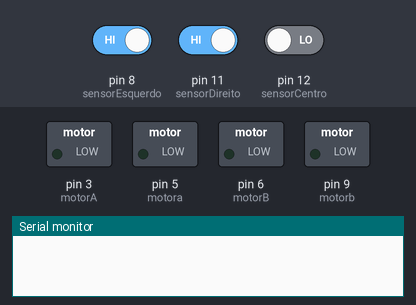
Simulated run of this sketch. Board: Arduino Uno, built with avr-gcc and run on an emulated ATmega328P. Shown: switched loads named in the sketch (green lamp = pin HIGH), the last lines printed to the serial monitor. The inputs (shaded band) are chosen by the test bench; at power-on: pin 8 (sensorEsquerdo) HIGH, pin 11 (sensorDireito) HIGH, pin 12 (sensorCentro) LOW.

Above: at 1.2 s.
1.3 s: pin 8 (sensorEsquerdo) driven LOW and pin 11 (sensorDireito) driven LOW and pin 12 (sensorCentro) driven HIGH
At 2.5 s:
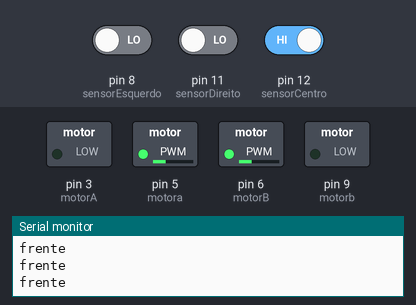
2.8 s: pin 8 (sensorEsquerdo) driven HIGH
At 3.1 s:
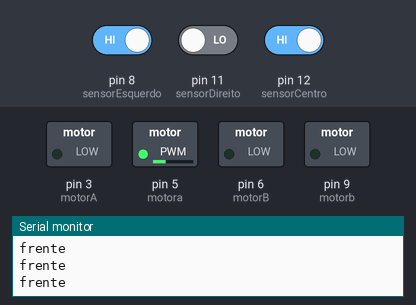
4.3 s: pin 8 (sensorEsquerdo) driven LOW
At 5.5 s:
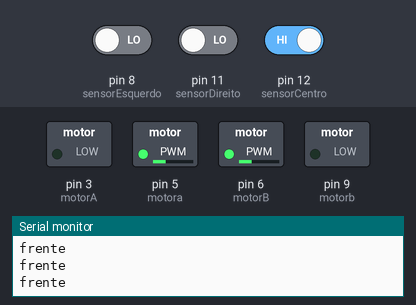
5.8 s: pin 11 (sensorDireito) driven HIGH
At 7.1 s:
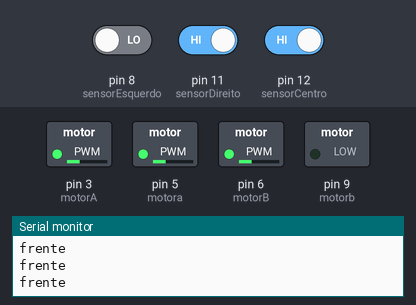
Timing chart, 0 to 8.3 s (numbered marks = the images above; inputs shaded):
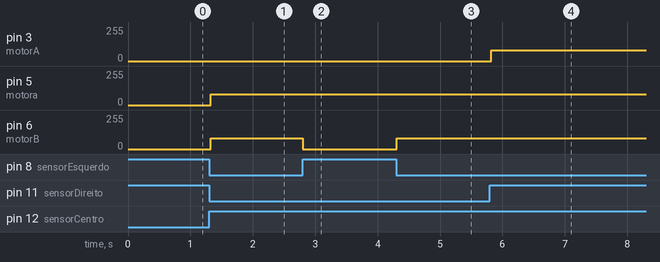

The sketch:

carrinhoSegueLinha.ino
```cpp
int sensorDireito = 11;
int sensorEsquerdo = 8;
int sensorCentro = 12;

int velocidadeA = 80;
int velocidadeB = 80;

boolean curva = false;
int cont = 0;


int estado_sensor_centro = 0;
int estado_sensor_esquerdo = 0;
int estado_sensor_direito = 0;

#define motorA 3
#define motora 5

#define motorB 6
#define motorb 9

void leSensores(){
  estado_sensor_centro = digitalRead(sensorCentro);
  estado_sensor_direito = digitalRead(sensorDireito);
  estado_sensor_esquerdo = digitalRead(sensorEsquerdo);

}
void setup() {
  Serial.begin(9600);


    pinMode(6, OUTPUT);
    pinMode(9, OUTPUT);

    pinMode(13, INPUT);
    pinMode(11, INPUT);
    pinMode(12, INPUT);
}

void loop() {

    leSensores();
    if((estado_sensor_centro == 1) && (estado_sensor_direito == 0) && (estado_sensor_esquerdo == 0)){


      digitalWrite(motorA, 0);
      analogWrite(motora, velocidadeA);


      analogWrite(motorB, velocidadeB);
      digitalWrite(motorb, 0);

      Serial.println("frente");


    }
    leSensores();
    if((estado_sensor_centro == 1) && (estado_sensor_direito == 1) && (estado_sensor_esquerdo == 0)){
      curva = true;
        analogWrite(motorA, velocidadeA);
        digitalWrite(motora, 0);


        analogWrite(motora, velocidadeB);
        digitalWrite(motorb, 0);

        while((estado_sensor_centro == 0) && (estado_sensor_direito == 0) && (estado_sensor_esquerdo == 0) && (curva == true)){
          leSensores();
        }
        if((estado_sensor_centro == 0) && (estado_sensor_direito == 1) && (estado_sensor_esquerdo == 0)){
          curva = false;

        }

        delay(5);


    }
    leSensores();
    if((estado_sensor_centro == 1) && (estado_sensor_direito == 0) && (estado_sensor_esquerdo == 1)){
      curva = true;
        //analogWrite(pwm2, 180);
        digitalWrite(motorA, 0);
        analogWrite(motora, velocidadeA);


        digitalWrite(motorB, 0);
        analogWrite(motora, velocidadeB);
        while((estado_sensor_centro == 0) && (estado_sensor_direito == 0) && (estado_sensor_esquerdo == 0) && (curva == true)){
          leSensores();
        }
        if((estado_sensor_centro == 0) && (estado_sensor_direito == 0) && (estado_sensor_esquerdo == 1)){
          curva = false;

        }


        delay(5);


    }
    leSensores();
    if((estado_sensor_centro == 0) && (estado_sensor_direito == 0) && (estado_sensor_esquerdo == 0) && (curva == false)){
      digitalWrite(motorA, 1);
      digitalWrite(motora, 1);


      digitalWrite(motorB, 1);
      digitalWrite(motorb, 1);


    }

    delay(30);

}
```

Measured:
- after the input at 1.3 s, pin 5 (motora), pin 6 (motorB): 0/255 → 80/255 at once
- after the input at 2.8 s, pin 6 (motorB): 80/255 → 0/255 at once
- after the input at 4.3 s, pin 6 (motorB): 0/255 → 80/255 at once
- after the input at 5.8 s, pin 3 (motorA): 0/255 → 80/255 at once
